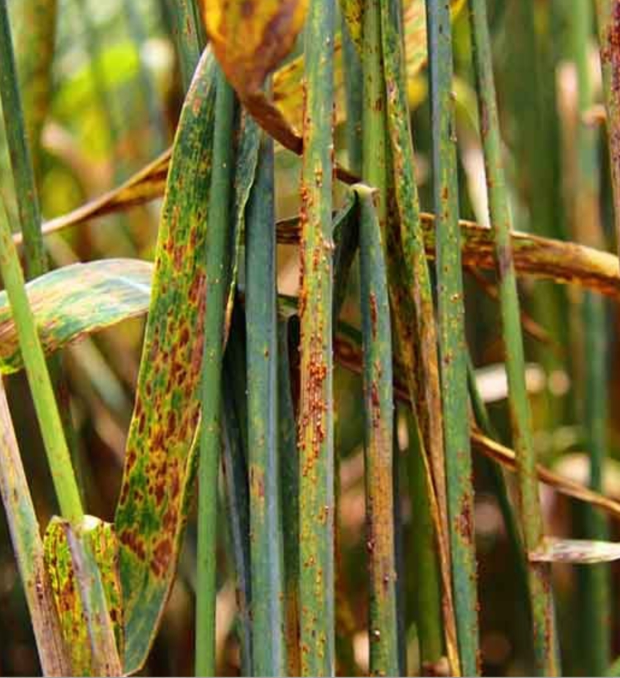
#> input picture media/disease_scans/IMG_20260808_114229.jpg, 1240 x 1356 px (shown at 1/2 size)
$ python -i ai_engine.py   (imports and definitions only)
#> lines starting #> are read from the running program, lines starting #| are printed output that depends on the picture
import random
import os
from PIL import Image, ImageStat, ImageFilter
from .models import Disease, Crop, AgriShop

# Crop & Disease Knowledge Base Map
DISEASE_KNOWLEDGE_BASE = {
    'Tomato': [
        {
            'name': 'Tomato Late Blight',
            'scientific_name': 'Phytophthora infestans',
            'symptoms': 'Dark water-soaked lesions on leaves, white cottony mold growth on underside during high humidity, decaying fruit with dark firm patches.',
            'causes': 'Cool, rainy weather with high relative humidity (>90%). Spores spread by rain splash and wind currents.',
            'organic_treatment': 'Apply Copper Sulfate spray (Bordeaux Mixture 1%), spray neem oil solution (5ml/L water) every 5-7 days. Prune affected bottom foliage.',
            'chemical_treatment': 'Spray Metalaxyl + Mancozeb (2g/L water) or Cymoxanil + Mancozeb (2g/L). Alternate with Chlorothalonil.',
            'required_pesticide': 'Mancozeb 75% WP, Metalaxyl 8%',
            'required_fertilizer': 'High Potassium Foliar Spray (K2O), Calcium Nitrate (2g/L)',
            'recovery_days': 12,
            'prevention_tips': 'Ensure wide row spacing for canopy airflow. Avoid overhead sprinkler irrigation. Rotate crops with non-solanaceous plants.'
        },
        {
            'name': 'Tomato Early Blight',
            'scientific_name': 'Alternaria solani',
            'symptoms': 'Concentric target-board rings on older leaves, yellow halo surrounding dark brown spots, premature defoliation.',
            'causes': 'Warm humid conditions following rain. Overwintering spores in plant debris and soil.',
            'organic_treatment': 'Apply Trichoderma viride bio-fungicide (5g/L), spray bio-copper emulsion. Mulch soil surface to prevent soil splash.',
            'chemical_treatment': 'Spray Difenoconazole 25% EC (0.5ml/L) or Azoxystrobin (1ml/L).',
            'required_pesticide': 'Difenoconazole, Copper Oxychloride',
            'required_fertilizer': 'Bio-NPK Liquid Micro-nutrients',
            'recovery_days': 10,
            'prevention_tips': 'Use disease-resistant hybrids. Remove lower leaves up to 30cm from ground. Stake plants.'
        },
        {
            'name': 'Tomato Leaf Curl Virus',
            'scientific_name': 'Begomovirus (ToLCV)',
            'symptoms': 'Upward curling and twisting of leaves, severe stunting of plants, purplish vein discoloration, zero fruit set.',
            'causes': 'Transmitted by Whitefly (Bemisia tabaci) vector in hot dry periods.',
            'organic_treatment': 'Yellow sticky traps (20 traps/acre), spray neem seed kernel extract (NSKE 5%), release lacewings.',
            'chemical_treatment': 'Control vector with Imidacloprid 17.8% SL (0.5ml/L) or Thiamethoxam 25% WG (0.3g/L).',
            'required_pesticide': 'Imidacloprid, Thiamethoxam',
            'required_fertilizer': 'Micronutrient Mixture (Zinc + Boron)',
            'recovery_days': 18,
            'prevention_tips': 'Cover nursery with 40-mesh insect netting. Destroy infected plants immediately.'
        }
    ],
    'Rice': [
        {
            'name': 'Rice Blast',
            'scientific_name': 'Magnaporthe oryzae',
            'symptoms': 'Spindle-shaped or diamond-shaped lesions with reddish-brown borders and gray centers on leaves. Neck blast causes lodging.',
            'causes': 'High nitrogen excess, low nocturnal temperatures, leaf wetness >12 hours.',
            'organic_treatment': 'Spray Pseudomonas fluorescens (10g/L), spray fermented buttermilk + garlic extract.',
            'chemical_treatment': 'Spray Tricyclazole 75% WP (0.6g/L) or Isoprothiolane 40% EC (1.5ml/L).',
            'required_pesticide': 'Tricyclazole 75 WP',
            'required_fertilizer': 'Potassium Chloride (MOP), Silica amendments',
            'recovery_days': 14,
            'prevention_tips': 'Avoid excessive Urea application. Maintain 5cm water level in field. Use blast-resistant varieties like IR64.'
        },
        {
            'name': 'Rice Brown Spot',
            'scientific_name': 'Bipolaris oryzae',
            'symptoms': 'Oval brown lesions with yellow halo across leaf blade. Poor grain filling and dark spotted kernels.',
            'causes': 'Nutrient-deficient soils (lack of Nitrogen and Potassium), water stress, alkaline pH.',
            'organic_treatment': 'Apply composted poultry manure, soak seeds in Panchagavya solution (3%).',
            'chemical_treatment': 'Spray Propiconazole 25% EC (1ml/L) or Mancozeb (2.5g/L).',
            'required_pesticide': 'Propiconazole, Mancozeb',
            'required_fertilizer': 'Potassium & Zinc Sulfate (25kg/ha)',
            'recovery_days': 10,
            'prevention_tips': 'Apply balanced NPK fertilizer based on soil test. Ensure optimal soil moisture.'
        }
    ],
    'Potato': [
        {
            'name': 'Potato Late Blight',
            'scientific_name': 'Phytophthora infestans',
            'symptoms': 'Water-soaked purplish-black spots on leaf tips and margins, white downy mold underneath, rotting tubers in soil.',
            'causes': 'Continuous cloudy, wet, cold weather (10-20°C). Air-borne spores from infected seed tubers.',
            'organic_treatment': 'Spray Bordeaux mixture 1% or copper hydroxide. Destroy blighted vines 10 days before harvest.',
            'chemical_treatment': 'Spray Dimethomorph 50% WP (1g/L) + Mancozeb (2g/L) or Metalaxyl-M.',
            'required_pesticide': 'Dimethomorph, Mancozeb',
            'required_fertilizer': 'Soluble Boron & Potash',
            'recovery_days': 14,
            'prevention_tips': 'Earthing up soil to cover tubers 15cm deep. Use certified disease-free tubers.'
        }
    ],
    'Wheat': [
        {
            'name': 'Wheat Stripe Rust (Yellow Rust)',
            'scientific_name': 'Puccinia striiformis',
            'symptoms': 'Linear yellow stripe pustules arranged parallel to leaf veins, yellow powder rub-off on fingers.',
            'causes': 'Cool temperatures (2-15°C) with dew formation in northern sub-tropical regions.',
            'organic_treatment': 'Spray bio-agent Trichoderma harzianum, application of cow urine + neem extract spray.',
            'chemical_treatment': 'Spray Tebuconazole 25.9% EC (1ml/L) or Propiconazole 25% EC (1ml/L).',
            'required_pesticide': 'Tebuconazole, Propiconazole',
            'required_fertilizer': 'Muriate of Potash (MOP), Zinc Sulfate',
            'recovery_days': 12,
            'prevention_tips': 'Sow rust-resistant varieties (HD 2967, DBW 187). Avoid late sowing.'
        }
    ],
    'Maize': [
        {
            'name': 'Maize Northern Leaf Blight',
            'scientific_name': 'Exserohilum turcicum',
            'symptoms': 'Long elliptical grayish-green or tan lesions (up to 15cm) on leaves, blighted canopy look.',
            'causes': 'Moderate temperatures (18-27°C) with persistent high moisture.',
            'organic_treatment': 'Spray Pseudomonas fluorescens (10g/L), incorporate organic green manure.',
            'chemical_treatment': 'Spray Azoxystrobin + Difenoconazole (1ml/L) or Mancozeb (2.5g/L).',
            'required_pesticide': 'Azoxystrobin, Difenoconazole',
            'required_fertilizer': 'Balanced NPK 19:19:19',
            'recovery_days': 11,
            'prevention_tips': 'Deep plow field debris after harvest. Rotate with legumes.'
        }
    ],
    'Cotton': [
        {
            'name': 'Cotton Leaf Curl Virus',
            'scientific_name': 'Cotton leaf curl Multan virus',
            'symptoms': 'Upward or downward leaf cupping, thickening of leaf veins, small leaf-like enations on lower side.',
            'causes': 'Transmitted by whitefly vector in warm dry climates.',
            'organic_treatment': 'Install 25 yellow sticky cards/acre, spray neem oil 10,000 ppm (3ml/L).',
            'chemical_treatment': 'Spray Afidopyropen 50 g/L DC (2ml/L) or Diafenthiuron 50% WP (1.2g/L).',
            'required_pesticide': 'Afidopyropen, Diafenthiuron',
            'required_fertilizer': 'Magnesium Sulfate & Micronutrient Spray',
            'recovery_days': 16,
            'prevention_tips': 'Eradicate weed hosts around fields. Grow CLCuV-resistant Bt hybrids.'
        }
    ],
    'Chickpea': [
        {
            'name': 'Chickpea Wilt (Fusarium Wilt)',
            'scientific_name': 'Fusarium oxysporum f. sp. ciceris',
            'symptoms': 'Drooping of upper petioles, yellowing of foliage, dark brown vascular discoloration in root cross section.',
            'causes': 'Soil-borne fungus surviving in field soil for up to 6 years.',
            'organic_treatment': 'Seed treatment with Trichoderma viride (10g/kg seed), crop rotation with sorghum.',
            'chemical_treatment': 'Seed treatment with Carboxin 37.5% + Thiram 37.5% DS (2g/kg).',
            'required_pesticide': 'Trichoderma viride, Thiram',
            'required_fertilizer': 'Rhizobium Bio-fertilizer Culture',
            'recovery_days': 14,
            'prevention_tips': 'Sow resistant chickpea cultivars (JG 11, JAKI 9218). Avoid waterlogging.'
        }
    ],
    'Groundnut': [
        {
            'name': 'Groundnut Tikka Leaf Spot',
            'scientific_name': 'Cercospora arachidicola',
            'symptoms': 'Sub-circular dark brown spots surrounded by a bright yellow halo on leaf upper surface.',
            'causes': 'High humidity and warm temperatures (25-30°C) during pod development.',
            'organic_treatment': 'Spray Panchagavya 3% or fermented garlic-chilli extract at 10-day intervals.',
            'chemical_treatment': 'Spray Carbendazim 12% + Mancozeb 63% WP (2g/L water) or Tebuconazole.',
            'required_pesticide': 'Carbendazim + Mancozeb',
            'required_fertilizer': 'Gypsum (200 kg/acre at pegging stage)',
            'recovery_days': 12,
            'prevention_tips': 'Burn crop stubble after harvest. Apply balanced Gypsum for pod formation.'
        }
    ],
    'Mustard': [
        {
            'name': 'Mustard Alternaria Blight',
            'scientific_name': 'Alternaria brassicae',
            'symptoms': 'Concentric blackish spots on leaves, stems, and pods leading to premature pod shattering.',
            'causes': 'Cool moist weather with high dew formation during siliqua formation stage.',
            'organic_treatment': 'Spray Garlic bulb extract 5% or Trichoderma harzianum foliar spray.',
            'chemical_treatment': 'Spray Mancozeb 75% WP (2g/L water) or Iprodione 50% WP (2g/L).',
            'required_pesticide': 'Mancozeb 75 WP, Iprodione',
            'required_fertilizer': 'Elemental Sulfur (15 kg/acre)',
            'recovery_days': 10,
            'prevention_tips': 'Sow early (before 15th October) to escape blight peak. Use clean certified seed.'
        }
    ],
    'Sugarcane': [
        {
            'name': 'Sugarcane Red Rot',
            'scientific_name': 'Colletotrichum falcatum',
            'symptoms': 'Reddening of internal stalk tissue with transverse white patches, alcoholic odor inside split cane.',
            'causes': 'Infected seed setts, waterlogging, and continuous monoculture.',
            'organic_treatment': 'Hot water sett treatment (52°C for 30 min), soak in Pseudomonas fluorescens (10g/L).',
            'chemical_treatment': 'Dip seed setts in Carbendazim 50% WP (1g/L) prior to planting.',
            'required_pesticide': 'Carbendazim 50 WP',
            'required_fertilizer': 'Potassium & Bio-NPK Granules',
            'recovery_days': 20,
            'prevention_tips': 'Use disease-resistant cane varieties (Co 0238, Co 86032). Ensure field drainage.'
        }
    ],
    'Tea': [
        {
            'name': 'Tea Blister Blight',
            'scientific_name': 'Exobasidium vexans',
            'symptoms': 'Translucent pale spots on young leaves becoming blister-like depressions with white powdery spores underneath.',
            'causes': 'Continuous mist, shade, low temperatures, and relative humidity above 80%.',
            'organic_treatment': 'Prune shade trees to increase sunlight penetration, spray copper hydroxide.',
            'chemical_treatment': 'Spray Copper Oxychloride 50% WP (2g/L) + Hexaconazole 5% EC (1ml/L).',
            'required_pesticide': 'Hexaconazole, Copper Oxychloride',
            'required_fertilizer': 'Zinc Sulfate Foliar Spray',
            'recovery_days': 14,
            'prevention_tips': 'Regulate shade tree canopy during wet monsoon months. Maintain plucking schedules.'
        }
    ],
    'Coffee': [
        {
            'name': 'Coffee Leaf Rust',
            'scientific_name': 'Hemileia vastatrix',
            'symptoms': 'Yellow-orange powdery spots on lower leaf surface, severe defoliation and dieback of branches.',
            'causes': 'Rain splash dispersing urediniospores in shaded humid plantation slopes.',
            'organic_treatment': 'Spray Bordeaux mixture 0.5% before monsoon and post-monsoon.',
            'chemical_treatment': 'Spray Triadimefon 25% WP (0.5g/L) or Cyproconazole (1ml/L).',
            'required_pesticide': 'Bordeaux Mixture, Triadimefon',
            'required_fertilizer': 'High Potash & Magnesium Fertilizer',
            'recovery_days': 15,
            'prevention_tips': 'Plant rust-tolerant selections (S795, Chandragiri). Prune dead wood.'
        }
    ],
    'Turmeric': [
        {
            'name': 'Turmeric Leaf Spot',
            'scientific_name': 'Taphrina maculans',
            'symptoms': 'Numerous small yellow spots on upper leaf surface turning brown, coalescing to dry out leaves.',
            'causes': 'Warm humid climate during rhizome enlargement stage.',
            'organic_treatment': 'Spray bio-control agent Trichoderma harzianum or neem oil emulsion (5ml/L).',
            'chemical_treatment': 'Spray Mancozeb 75% WP (2.5g/L water) or Propiconazole (1ml/L).',
            'required_pesticide': 'Mancozeb, Propiconazole',
            'required_fertilizer': 'Organic Farm Yard Manure + Bio-Zinc',
            'recovery_days': 12,
            'prevention_tips': 'Use healthy seed rhizomes. Mulch with green leaves (5 tonnes/acre).'
        }
    ],
    'Tobacco': [
        {
            'name': 'Tobacco Mosaic Virus (TMV)',
            'scientific_name': 'Tobacco mosaic virus',
            'symptoms': 'Light green and dark green mosaic mottling on leaves, leaf distortion, severe blistering, and plant stunting.',
            'causes': 'Mechanically transmitted by contact with infected crop leaves or tools. Highly stable viral pathogen.',
            'organic_treatment': 'Spray 10% skimmed milk-water emulsion to inhibit viral infection. Uproot infected plants and wash hands with soap.',
            'chemical_treatment': 'No direct chemical cure for viral pathogen; control insect vectors with Imidacloprid 17.8% SL (0.5ml/L) or Acetamiprid 20% SP (0.2g/L).',
            'required_pesticide': 'Imidacloprid, Acetamiprid',
            'required_fertilizer': 'Potassium Nitrate Foliar Spray + Zinc Sulfate',
            'recovery_days': 14,
            'prevention_tips': 'Sow TMV-resistant tobacco cultivars (Kanchan, VT 1158). Disinfect tools with 10% trisodium phosphate.'
        }
    ],
    'Rubber': [
        {
            'name': 'Abnormal Leaf Fall',
            'scientific_name': 'Phytophthora meadii',
            'symptoms': 'Water-soaked lesions on green leaves and pods, premature leaf fall during monsoons, latex yield drop.',
            'causes': 'Continuous heavy monsoon rain with high relative humidity (>90%).',
            'organic_treatment': 'Spray Bordeaux mixture 1% prior to monsoon onset.',
            'chemical_treatment': 'Foliar spray with Copper Oxychloride 0.2% or Metalaxyl + Mancozeb (2g/L).',
            'required_pesticide': 'Bordeaux Mixture, Metalaxyl',
            'required_fertilizer': 'Potash-rich Rubber Mixture',
            'recovery_days': 16,
            'prevention_tips': 'Pre-monsoon crown spray with copper fungicides. Ensure plantation drainage.'
        }
    ],
    'Arecanut': [
        {
            'name': 'Koleroga / Fruit Rot',
            'scientific_name': 'Phytophthora arecae',
            'symptoms': 'Dark water-soaked lesions on tender nuts, rotting and heavy dropping of nuts from the crown.',
            'causes': 'High humidity and continuous rain during southwest monsoon.',
            'organic_treatment': 'Cover bunches with polythene covers or spray 1% Bordeaux mixture.',
            'chemical_treatment': 'Foliar spray of Fosetyl-Al (2g/L) or Metalaxyl-MZ (2g/L).',
            'required_pesticide': 'Bordeaux Mixture, Fosetyl-Al',
            'required_fertilizer': 'Organic FYM + Magnesium Sulfate',
            'recovery_days': 14,
            'prevention_tips': 'Apply pre-monsoon prophylactic Bordeaux spray on nuts. Clear fallen rotten nuts.'
        }
    ],
    'Betel Vine': [
        {
            'name': 'Foot Rot / Leaf Blight',
            'scientific_name': 'Phytophthora parasitica',
            'symptoms': 'Black brown water-soaked lesions on vine base and leaves, wilting and yellowing of vines.',
            'causes': 'Waterlogging in moist shade vine gardens.',
            'organic_treatment': 'Drench soil with Trichoderma viride fortified FYM.',
            'chemical_treatment': 'Soil drenching with Copper Oxychloride 0.25% or Ridomil Gold (2g/L).',
            'required_pesticide': 'Copper Oxychloride, Metalaxyl',
            'required_fertilizer': 'Bio-Fertilizer Azadobacter + Organic Manure',
            'recovery_days': 12,
            'prevention_tips': 'Construct raised beds with proper drainage channels in betel conservatories.'
        }
    ],
    'Cashew': [
        {
            'name': 'Tea Mosquito Bug / Dieback',
            'scientific_name': 'Helopeltis antonii',
            'symptoms': 'Necrotic brown patches on tender shoots, inflorescence, and young nuts causing shoot drying.',
            'causes': 'Pest infestation during flushing and flowering stages.',
            'organic_treatment': 'Spray neem seed kernel extract (NSKE 5%) or azadirachtin.',
            'chemical_treatment': 'Spray Lambda-cyhalothrin 5% EC (0.6ml/L) or Profenofos 50% EC (2ml/L).',
            'required_pesticide': 'Lambda-cyhalothrin, Profenofos',
            'required_fertilizer': 'Complex NPK 15-15-15 + Zinc',
            'recovery_days': 10,
            'prevention_tips': 'Monitor flushes closely. Synchronize spray application at early flushing stage.'
        }
    ],
    'Bamboo': [
        {
            'name': 'Bamboo Blight',
            'scientific_name': 'Sarocladium oryzae / Fusarium',
            'symptoms': 'Dieback of young culms, brown lesions on internodes, premature death of emerging shoots.',
            'causes': 'Fungal infection exacerbated by high humidity and dense clump unthinning.',
            'organic_treatment': 'Remove affected culms and burn. Apply bio-fungicide Trichoderma.',
            'chemical_treatment': 'Drench clump base with Carbendazim 50% WP (2g/L water).',
            'required_pesticide': 'Carbendazim, Mancozeb',
            'required_fertilizer': 'Nitrogenous FYM + Bio-Phosphate',
            'recovery_days': 15,
            'prevention_tips': 'Thin bamboo clumps annually. Remove dead rhizomes.'
        }
    ],
    'Mulberry': [
        {
            'name': 'Mulberry Leaf Spot',
            'scientific_name': 'Cercospora moricola',
            'symptoms': 'Dark brown circular spots on leaf blade, premature yellowing and dropping of silkworm foliage.',
            'causes': 'Humid weather during rainy season.',
            'organic_treatment': 'Spray 0.2% neem oil emulsion.',
            'chemical_treatment': 'Spray Carbendazim 50% WP (1g/L water) with 10-day safety period for silkworms.',
            'required_pesticide': 'Carbendazim',
            'required_fertilizer': 'Bio-Fertilizer Nitrofert + Organic Compost',
            'recovery_days': 10,
            'prevention_tips': 'Maintain proper row spacing. Observe safety waiting period before feeding silkworms.'
        }
    ]
}

DEFAULT_HEALTHY_RESPONSE = {
    'name': 'Healthy Crop Leaf',
    'scientific_name': 'Optimal Plant Health Status',
    'symptoms': 'No visual lesions, uniform vibrant chlorophyll green pigmentation, robust cuticle structure, zero pest damage.',
    'causes': 'Optimal soil moisture, balanced NPK nutrients, healthy canopy airflow, clean sunlight exposure.',
    'organic_treatment': 'Continue routine organic compost applications and weekly bio-booster neem spray.',
    'chemical_treatment': 'No chemical fungicide or pesticide intervention required.',
    'required_pesticide': 'None',
    'required_fertilizer': 'Standard NPK Maintenance Dose',
    'recovery_days': 0,
    'prevention_tips': 'Maintain weekly crop health monitoring, keep weed-free boundaries, inspect moisture sensors.'
}

def analyze_crop_image(image_path_or_file, crop_hint=None):
    """
    AI Vision Diagnostic Pipeline:
    Processes crop leaf image, performs color-texture analysis, determines confidence,
    severity, affected area percentage, organic/chemical treatment plans.
    """
    avg_green = 0.5
    avg_brown = 0.2
    is_healthy = False

    try:
        if hasattr(image_path_or_file, 'read'):
            img = Image.open(image_path_or_file).convert('RGB')
        elif isinstance(image_path_or_file, str) and os.path.exists(image_path_or_file):
            img = Image.open(image_path_or_file).convert('RGB')
#> img is the input picture: PIL image 1240x1356 RGB; mean R, G, B 118.5, 109.8, 52.5
        else:
            img = None

        if img:
            img_resized = img.resize((150, 150))
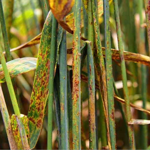
#> img_resized: PIL image 150x150 RGB; mean R, G, B 118.5, 109.8, 52.5
            stat = ImageStat.Stat(img_resized)
            r, g, b = stat.mean[0], stat.mean[1], stat.mean[2]
#> r = 118.5; g = 109.8; b = 52.46
            total = r + g + b + 0.001
#> total = 280.7
#> (the rest of the program and of its run is left out)
